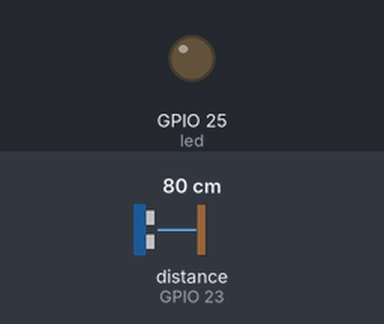
Bench run of a program on a simulated Raspberry Pi (BCM pin numbers). Shown: output pins drawn as LEDs (lit = HIGH). The test bench sets the inputs (shaded band); at power-on: distance to the obstacle (sensor on GPIO 23) 80 cm. The echo pulse lasts 58.3 µs per cm; the clock reads 2024-03-15 10:24:30 at power-on unless the program sets it; pins used as bus, display or sensor lines are not drawn; what the program prints to the terminal is not drawn.

Above: at 1.2 s.
1.3 s: distance to the obstacle (sensor on GPIO 23) set to 2 cm
At 2.1 s:
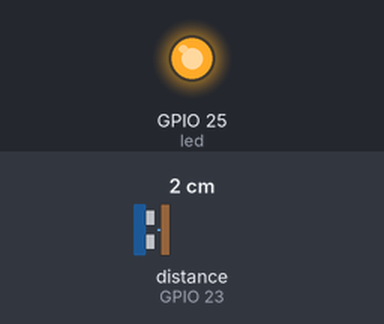
Timing chart, 0 to 4.3 s (numbered marks = the images above; inputs shaded):
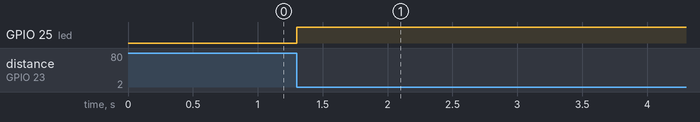

Measured:
- after the input at 1.3 s, GPIO 25 (led): LOW → HIGH at once

The program:

prueba_ultrasonico2.py
```python
import RPi.GPIO as GPIO
import time
GPIO.setwarnings(False)

trig=24
echo=23
led=25

GPIO.setmode(GPIO.BCM)
GPIO.setup(trig, GPIO.OUT)
GPIO.setup(echo, GPIO.IN)
GPIO.setup(led, GPIO.OUT)


# try:
#     while True:
def sensor_ultrasonico():
    GPIO.output(trig, GPIO.LOW)
    time.sleep(0.0001)

    GPIO.output(trig, GPIO.HIGH)
    time.sleep(0.00001)
    GPIO.output(trig, GPIO.LOW)

    while True:
        pulso_inicio = time.time()
        if GPIO.input(echo) == GPIO.HIGH:
            break

    while True:
        pulso_fin = time.time()
        if GPIO.input(echo) == GPIO.LOW:
            break

    duracion = pulso_fin - pulso_inicio

    distancia = (34300*duracion)/2

    print("Distancia: %.2f cm" %distancia)

    if distancia < 20:
        GPIO.output(led, GPIO.HIGH)
    if distancia > 23:
        GPIO.output(led, GPIO.LOW)


#         if distancia < 20:
#             GPIO.output(led, GPIO.HIGH)
#         if distancia > 23:
#             GPIO.output(led, GPIO.LOW)

try:
    while True:
        sensor_ultrasonico()


finally:
    GPIO.cleanup()
```
